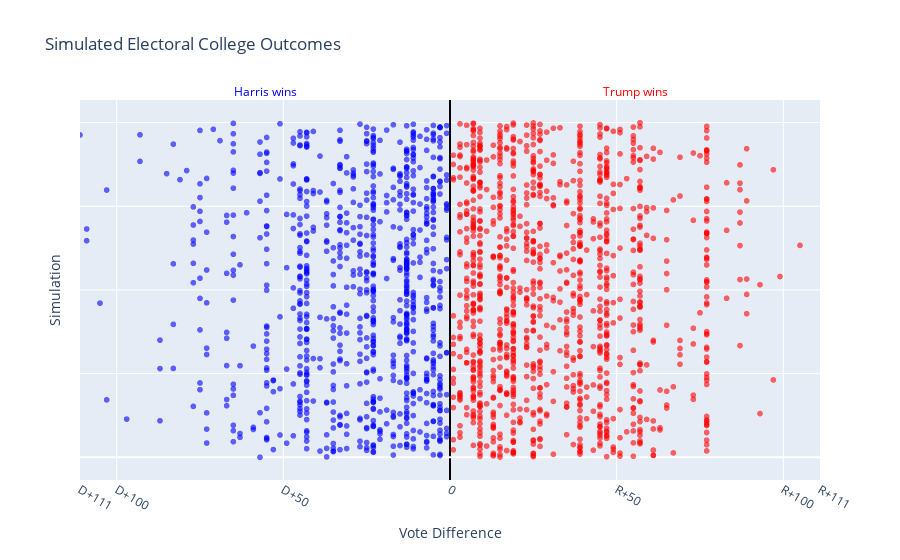

Source (notebook cell):
### Code cell
electoral_college_visualization_2(loaded_object[0:2000])

### Figure 1 — Plotly figure (JSON) as saved in the notebook; plotly's stock layout.template omitted (floating-point values rounded to 4 significant figures; data arrays with more than 128 entries replaced by an {"elided": "..."} marker saying what was removed)
{"data": [{"hovertemplate": "<b>Winner:</b> %{text}<br><b>Difference:</b> %{x} votes<br><extra></extra>", "marker": {"color": "red", "opacity": 0.6, "size": 6}, "mode": "markers", "name": "Trump", "text": {"elided": "1139 str values"}, "type": "scattergl", "x": {"elided": "1139 int values"}, "y": {"elided": "1139 int values"}}, {"hovertemplate": "<b>Winner:</b> %{text}<br><b>Difference:</b> %{x} votes<br><extra></extra>", "marker": {"color": "blue", "opacity": 0.6, "size": 6}, "mode": "markers", "name": "Harris", "text": {"elided": "861 str values"}, "type": "scattergl", "x": {"elided": "861 int values"}, "y": {"elided": "861 int values"}}], "layout": {"annotations": [{"font": {"color": "blue"}, "showarrow": false, "text": "Harris wins", "x": -55.5, "xref": "x", "y": 1.05, "yref": "paper"}, {"font": {"color": "red"}, "showarrow": false, "text": "Trump wins", "x": 55.5, "xref": "x", "y": 1.05, "yref": "paper"}], "showlegend": false, "title": {"text": "Simulated Electoral College Outcomes"}, "xaxis": {"range": [-111, 111], "ticktext": ["D+111", "D+200", "D+100", "D+50", "0", "R+50", "R+100", "R+200", "R+111"], "tickvals": [-111, -200, -100, -50, 0, 50, 100, 200, 111], "title": {"text": "Vote Difference"}, "zeroline": true, "zerolinecolor": "black", "zerolinewidth": 2}, "yaxis": {"showticklabels": false, "title": {"text": "Simulation"}}}}
